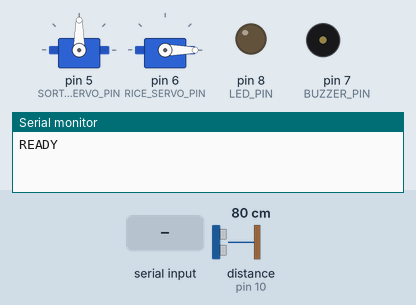
This sketch was run on a simulated Arduino Uno, built with avr-gcc and run on an emulated ATmega328P. On the bench: 2 × servo, output pins drawn as LEDs (lit = HIGH), buzzer (waves = sounding), the last lines printed to the serial monitor. Wiring (inferred from the names in the program): ultrasonic range finder: trigger pin 9; echo pin 10. Dashed ring = blinking. The test bench sets the inputs (shaded band); at power-on: distance to the obstacle (sensor on pin 10) 80 cm. The echo pulse lasts 58.3 µs per cm; pins used as bus, display or sensor lines are not drawn.

Above: at 1.3 s.
1.4 s: distance to the obstacle (sensor on pin 10) set to 19 cm
3.1 s: distance to the obstacle (sensor on pin 10) set to 14 cm
At 4.2 s:
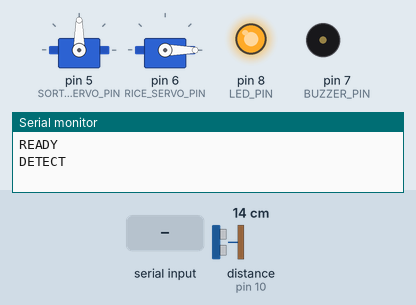
5.1 s: "DISPENSE,0\n" received over Serial
At 5.36 s:
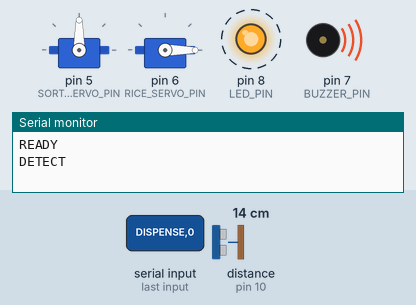
At 6.3 s:
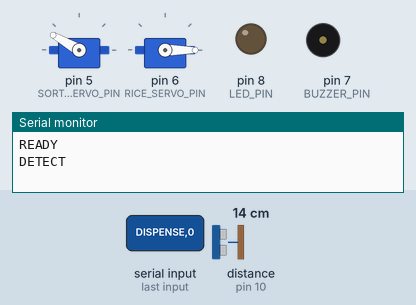
Timing chart, 0 to 8.1 s (numbered marks = the images above; inputs shaded):
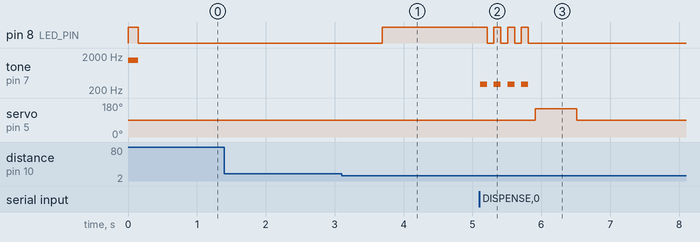

The sketch:

smart_bin.ino
```cpp
// Smart Bin: Arduino Uno sketch.
//
// What it does, in order:
//   1. The HC-SR04 ultrasonic sensor watches for an item dropped into the bin.
//   2. When an item stays in front of the sensor for half a second, we send "DETECT"
//      over the USB cable. The bridge program on the computer works out what the item
//      is, asks the backend, and sends back one line telling us what to do:
//        DISPENSE,20   sort the item as recyclable and give 20 grams of rice
//        REJECT        push the item to the reject side, no rice
//        OUT_OF_STOCK  recyclable, but the rice hopper is empty: sort it, no rice
//        ERROR         the computer had a problem: push the item out, no rice
//   3. We do it, beep, flash the LED, and send "DONE".
//
// Safety rule: rice is ONLY given when the computer says DISPENSE. If no reply comes
// within 15 seconds we treat it as an error and give nothing.
//
// Serial settings: 9600 baud. Every message is one line that ends with a newline.
// Lines we send: READY (after start-up), DETECT, DONE, TIMEOUT.

#include <Servo.h>  // comes with the Arduino IDE

// ---------- pins ----------
const byte TRIG_PIN = 9;         // HC-SR04 trigger
const byte ECHO_PIN = 10;        // HC-SR04 echo
const byte SORT_SERVO_PIN = 5;   // SG90: the flap that sorts items
const byte RICE_SERVO_PIN = 6;   // MG996R: the gate that lets rice out
const byte BUZZER_PIN = 7;
const byte LED_PIN = 8;          // external LED, with a 220 ohm resistor

// ---------- sensor settings (tune these for your box) ----------
const unsigned int DETECT_CM = 15;        // something closer than this counts as "an item is here"
const unsigned int MIN_CM = 2;            // the sensor can't read closer than about 2 cm, so ignore less
const unsigned long SAMPLE_MS = 60;       // time between readings (the HC-SR04 needs about 60 ms)
const unsigned long STABLE_MS = 500;      // the item must stay this long before we send DETECT
const unsigned long CLEAR_MS = 1000;      // after a cycle the bin must be empty this long before the next one
// How long we wait for the computer's answer. 15 s leaves time for a person to pick the item
// from the terminal menu. Once a camera picks the item (instant), a shorter wait such as 5000 is fine.
const unsigned long REPLY_TIMEOUT_MS = 15000;
const bool PRINT_DISTANCE = false;        // set to true to print "DIST <cm>" lines while setting up the sensor

// ---------- sorting flap (SG90), angles in degrees ----------
const byte SORT_HOLD = 90;      // level: the item rests on the flap while we wait for the answer
const byte SORT_ACCEPT = 30;    // tilted one way: item slides into the recyclables side
const byte SORT_REJECT = 150;   // tilted the other way: item slides into the reject side
const unsigned int SORT_MOVE_MS = 600;  // time for the flap to swing and the item to slide off

// ---------- rice gate (MG996R) ----------
const byte GATE_CLOSED = 0;
const byte GATE_OPEN = 90;
const unsigned int GATE_MOVE_MS = 400;  // time for the gate to finish moving
// How long the gate stays open for each gram of rice. This is a GUESS. Measure it:
// dispense 20 g, weigh what came out, then change this number until it matches.
const unsigned int MS_PER_GRAM = 100;
const long MAX_RICE_GRAMS = 100;        // never give more than this in one go, even if asked

Servo sortServo;
Servo riceServo;

// The bin is always in one of these three states.
enum State {
  IDLE,        // waiting for an item
  WAIT_REPLY,  // we sent DETECT and are waiting for the computer's answer
  WAIT_CLEAR   // cycle finished, waiting for the bin to be empty again
};
State state = IDLE;

unsigned long lastSample = 0;   // when we last read the sensor
bool itemSeen = false;          // is an item in front of the sensor right now?
unsigned long itemSeenSince = 0;
bool binEmpty = false;          // used in WAIT_CLEAR
unsigned long binEmptySince = 0;
unsigned long askedAt = 0;      // when we sent DETECT

// the line we are receiving from the computer
char line[24];
byte lineLen = 0;
bool lineTooLong = false;

// ---------- sensor ----------

// Returns the distance in cm, or 0 if no echo came back (nothing in range).
unsigned int readDistanceCm() {
  digitalWrite(TRIG_PIN, LOW);
  delayMicroseconds(2);
  digitalWrite(TRIG_PIN, HIGH);   // a 10 microsecond pulse makes the sensor send a sound
  delayMicroseconds(10);
  digitalWrite(TRIG_PIN, LOW);
  unsigned long echoUs = pulseIn(ECHO_PIN, HIGH, 30000UL);  // gives up after 30 ms
  return (unsigned int)(echoUs / 58UL);  // sound needs about 58 microseconds per cm there and back
}

// ---------- beeps and light ----------

// Flashes the LED and beeps together. "times" beeps, each "onMs" long with "offMs" between.
void blinkAndBeep(byte times, unsigned int onMs, unsigned int offMs, unsigned int pitchHz) {
  for (byte i = 0; i < times; i++) {
    digitalWrite(LED_PIN, HIGH);
    tone(BUZZER_PIN, pitchHz);
    delay(onMs);
    noTone(BUZZER_PIN);
    digitalWrite(LED_PIN, LOW);
    delay(offMs);
  }
}

// ---------- moving parts ----------
// While these run (a few seconds at most) there is nothing else for the bin to do,
// so plain delay() keeps the code easy to follow.

// Swings the flap to one side so the item slides off, then levels it again.
void sortItem(byte side) {
  sortServo.write(side);
  delay(SORT_MOVE_MS);
  sortServo.write(SORT_HOLD);
  delay(SORT_MOVE_MS);
}

// Opens the rice gate for long enough to let out about "grams" of rice.
void dispenseRice(long grams) {
  if (grams > MAX_RICE_GRAMS) grams = MAX_RICE_GRAMS;
  riceServo.write(GATE_OPEN);
  delay(grams * MS_PER_GRAM);
  riceServo.write(GATE_CLOSED);
  delay(GATE_MOVE_MS);
}

// What to do for each answer from the computer.
void acceptAndDispense(long grams) {
  blinkAndBeep(2, 100, 100, 1800);   // two short high beeps: accepted
  sortItem(SORT_ACCEPT);
  dispenseRice(grams);
}

void rejectItem() {
  blinkAndBeep(1, 600, 0, 400);      // one long low beep: rejected
  sortItem(SORT_REJECT);
}

void outOfStock() {
  blinkAndBeep(3, 200, 150, 900);    // three medium beeps: recyclable, but no rice left
  sortItem(SORT_ACCEPT);             // the item is still recyclable, so it goes to the recyclables side
}

void failSafe() {
  blinkAndBeep(4, 100, 100, 300);    // four quick low beeps: something went wrong
  sortItem(SORT_REJECT);             // no rice, and the item is pushed out
}

// ---------- the cycle ----------

// Sends DETECT and starts waiting for the answer.
void askComputer() {
  while (Serial.available()) Serial.read();  // throw away any old, unread messages
  lineLen = 0;
  lineTooLong = false;
  Serial.println(F("DETECT"));
  digitalWrite(LED_PIN, HIGH);               // LED stays on while we wait
  askedAt = millis();
  state = WAIT_REPLY;
}

// Called after the item has been dealt with. Waits for the bin to empty before the next item.
void endCycle() {
  digitalWrite(LED_PIN, LOW);
  Serial.println(F("DONE"));
  itemSeen = false;
  binEmpty = false;
  state = WAIT_CLEAR;
}

// Called for every complete line from the computer while we are waiting for its answer.
void handleCommand(const char* cmd) {
  if (strcmp(cmd, "REJECT") == 0) {
    rejectItem();
  } else if (strcmp(cmd, "OUT_OF_STOCK") == 0) {
    outOfStock();
  } else if (strcmp(cmd, "ERROR") == 0) {
    failSafe();
  } else if (strncmp(cmd, "DISPENSE,", 9) == 0) {
    long grams = atol(cmd + 9);      // the number after the comma
    if (grams >= 1) {
      acceptAndDispense(grams);
    } else {
      failSafe();                    // "DISPENSE,0" or garbage: don't open the gate
    }
  } else {
    return;                          // not something we know, so keep waiting (the timeout still protects us)
  }
  endCycle();
}

// Collects characters until a full line has arrived. Returns true when "line" holds one.
bool readLine() {
  while (Serial.available()) {
    char c = Serial.read();
    if (c == '\r') continue;
    if (c == '\n') {
      bool good = !lineTooLong;
      line[lineLen] = '\0';
      lineLen = 0;
      lineTooLong = false;
      if (good) return true;         // a too-long line is junk, so it is dropped
      continue;
    }
    if (lineLen < sizeof(line) - 1) {
      line[lineLen++] = c;
    } else {
      lineTooLong = true;
    }
  }
  return false;
}

// ---------- watching the sensor ----------

// IDLE: has an item been sitting in front of the sensor long enough?
void watchForItem(bool present) {
  if (!present) {
    itemSeen = false;                // it went away (or it was a false reading), start over
    return;
  }
  if (!itemSeen) {
    itemSeen = true;
    itemSeenSince = millis();
  } else if (millis() - itemSeenSince >= STABLE_MS) {
    askComputer();
  }
}

// WAIT_CLEAR: has the bin been empty long enough to take the next item?
void watchForEmpty(bool present) {
  if (present) {
    binEmpty = false;
    return;
  }
  if (!binEmpty) {
    binEmpty = true;
    binEmptySince = millis();
  } else if (millis() - binEmptySince >= CLEAR_MS) {
    itemSeen = false;
    state = IDLE;
  }
}

// ---------- Arduino entry points ----------

void setup() {
  pinMode(TRIG_PIN, OUTPUT);
  pinMode(ECHO_PIN, INPUT);
  pinMode(BUZZER_PIN, OUTPUT);
  pinMode(LED_PIN, OUTPUT);

  // set the starting angle first, then attach, so the servos don't jump on power-up
  sortServo.write(SORT_HOLD);
  sortServo.attach(SORT_SERVO_PIN);
  riceServo.write(GATE_CLOSED);
  riceServo.attach(RICE_SERVO_PIN);

  Serial.begin(9600);
  blinkAndBeep(1, 150, 0, 1500);     // one short beep: ready
  Serial.println(F("READY"));
}

void loop() {
  // read the sensor every SAMPLE_MS (not while waiting for the computer)
  if (state != WAIT_REPLY && millis() - lastSample >= SAMPLE_MS) {
    lastSample = millis();
    unsigned int cm = readDistanceCm();
    if (PRINT_DISTANCE) {
      Serial.print(F("DIST "));
      Serial.println(cm);
    }
    bool present = (cm >= MIN_CM && cm <= DETECT_CM);
    if (state == IDLE) {
      watchForItem(present);
    } else {
      watchForEmpty(present);
    }
  }

  // listen to the computer. Lines that arrive when we are not waiting are ignored.
  if (readLine() && state == WAIT_REPLY) {
    handleCommand(line);
  }

  // no answer in time: give nothing and push the item out
  if (state == WAIT_REPLY && millis() - askedAt >= REPLY_TIMEOUT_MS) {
    Serial.println(F("TIMEOUT"));
    failSafe();
    endCycle();
  }
}
```

Measured:
- the behaviour switches between 17 and 16 cm on distance to the obstacle (sensor on pin 10) (found by bisection; images 0 and 1)
- after the input at 1.4 s, every drawn part: stays the same
- after the input at 3.1 s, pin 8 (LED_PIN): LOW → HIGH after 0.59 s
- after the input at 5.1 s, pin 8 (LED_PIN): alternates HIGH for 0.10 s and LOW for 0.10 s, 7 changes in all, then stays LOW, starting after 0.11 s; tone on pin 7 (BUZZER_PIN): alternates 300 Hz for 0.10 s and silent for 0.10 s, 8 changes in all, then stays silent, starting at once
